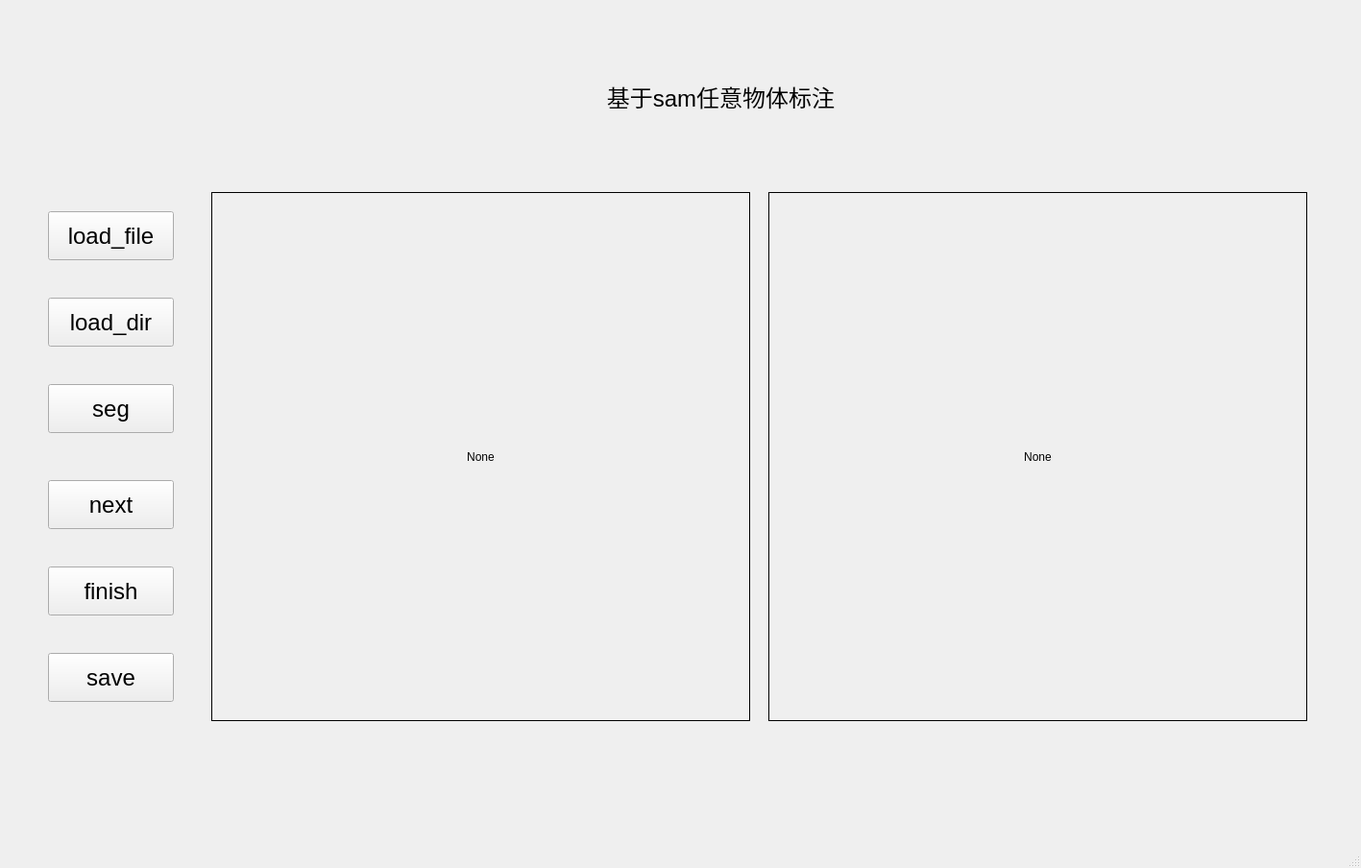
<?xml version="1.0" encoding="UTF-8"?>
<ui version="4.0">
 <class>MainWindow</class>
 <widget class="QMainWindow" name="MainWindow">
  <property name="geometry">
   <rect>
    <x>0</x>
    <y>0</y>
    <width>1417</width>
    <height>904</height>
   </rect>
  </property>
  <property name="windowTitle">
   <string>MainWindow</string>
  </property>
  <widget class="QWidget" name="centralwidget">
   <widget class="QLabel" name="label">
    <property name="geometry">
     <rect>
      <x>330</x>
      <y>60</y>
      <width>841</width>
      <height>81</height>
     </rect>
    </property>
    <property name="font">
     <font>
      <pointsize>18</pointsize>
     </font>
    </property>
    <property name="layoutDirection">
     <enum>Qt::LeftToRight</enum>
    </property>
    <property name="text">
     <string>基于sam任意物体标注</string>
    </property>
    <property name="textFormat">
     <enum>Qt::AutoText</enum>
    </property>
    <property name="scaledContents">
     <bool>false</bool>
    </property>
    <property name="alignment">
     <set>Qt::AlignCenter</set>
    </property>
    <property name="wordWrap">
     <bool>false</bool>
    </property>
   </widget>
   <widget class="QPushButton" name="pushButton">
    <property name="geometry">
     <rect>
      <x>50</x>
      <y>220</y>
      <width>131</width>
      <height>51</height>
     </rect>
    </property>
    <property name="font">
     <font>
      <pointsize>18</pointsize>
     </font>
    </property>
    <property name="text">
     <string>load_file</string>
    </property>
   </widget>
   <widget class="QPushButton" name="pushButton_3">
    <property name="geometry">
     <rect>
      <x>50</x>
      <y>400</y>
      <width>131</width>
      <height>51</height>
     </rect>
    </property>
    <property name="font">
     <font>
      <pointsize>18</pointsize>
     </font>
    </property>
    <property name="text">
     <string>seg</string>
    </property>
   </widget>
   <widget class="QPushButton" name="pushButton_4">
    <property name="geometry">
     <rect>
      <x>50</x>
      <y>500</y>
      <width>131</width>
      <height>51</height>
     </rect>
    </property>
    <property name="font">
     <font>
      <pointsize>18</pointsize>
     </font>
    </property>
    <property name="text">
     <string>next</string>
    </property>
   </widget>
   <widget class="QPushButton" name="pushButton_5">
    <property name="geometry">
     <rect>
      <x>50</x>
      <y>590</y>
      <width>131</width>
      <height>51</height>
     </rect>
    </property>
    <property name="font">
     <font>
      <pointsize>18</pointsize>
     </font>
    </property>
    <property name="text">
     <string>finish</string>
    </property>
   </widget>
   <widget class="QLabel" name="label_2">
    <property name="geometry">
     <rect>
      <x>220</x>
      <y>200</y>
      <width>561</width>
      <height>551</height>
     </rect>
    </property>
    <property name="styleSheet">
     <string notr="true">border:1px solid</string>
    </property>
    <property name="text">
     <string>None</string>
    </property>
    <property name="textFormat">
     <enum>Qt::AutoText</enum>
    </property>
    <property name="alignment">
     <set>Qt::AlignCenter</set>
    </property>
   </widget>
   <widget class="QLabel" name="label_3">
    <property name="geometry">
     <rect>
      <x>800</x>
      <y>200</y>
      <width>561</width>
      <height>551</height>
     </rect>
    </property>
    <property name="styleSheet">
     <string notr="true">border:1px solid</string>
    </property>
    <property name="text">
     <string>None</string>
    </property>
    <property name="textFormat">
     <enum>Qt::AutoText</enum>
    </property>
    <property name="alignment">
     <set>Qt::AlignCenter</set>
    </property>
   </widget>
   <widget class="QPushButton" name="pushButton_2">
    <property name="geometry">
     <rect>
      <x>50</x>
      <y>310</y>
      <width>131</width>
      <height>51</height>
     </rect>
    </property>
    <property name="font">
     <font>
      <pointsize>18</pointsize>
     </font>
    </property>
    <property name="text">
     <string>load_dir</string>
    </property>
   </widget>
   <widget class="QPushButton" name="pushButton_6">
    <property name="geometry">
     <rect>
      <x>50</x>
      <y>680</y>
      <width>131</width>
      <height>51</height>
     </rect>
    </property>
    <property name="font">
     <font>
      <pointsize>18</pointsize>
     </font>
    </property>
    <property name="text">
     <string>save</string>
    </property>
   </widget>
  </widget>
  <widget class="QMenuBar" name="menubar">
   <property name="geometry">
    <rect>
     <x>0</x>
     <y>0</y>
     <width>1417</width>
     <height>20</height>
    </rect>
   </property>
  </widget>
  <widget class="QStatusBar" name="statusbar"/>
 </widget>
 <resources/>
 <connections/>
</ui>
